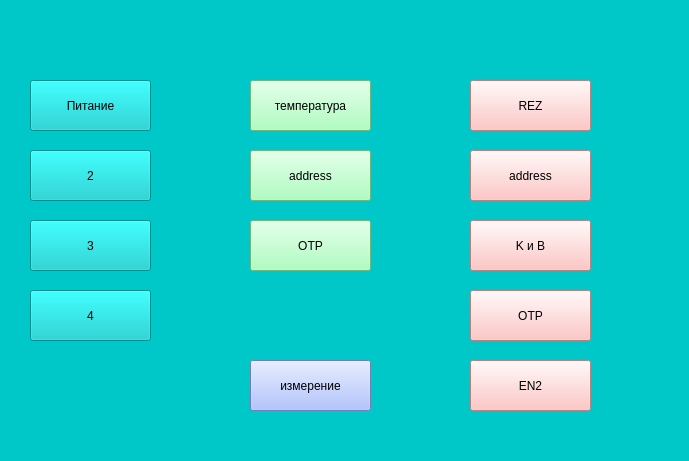
<?xml version="1.0" encoding="UTF-8"?>
<ui version="4.0">
 <class>CommandsOneWireOldWindow</class>
 <widget class="QMainWindow" name="CommandsOneWireOldWindow">
  <property name="geometry">
   <rect>
    <x>0</x>
    <y>0</y>
    <width>689</width>
    <height>461</height>
   </rect>
  </property>
  <property name="minimumSize">
   <size>
    <width>689</width>
    <height>461</height>
   </size>
  </property>
  <property name="maximumSize">
   <size>
    <width>689</width>
    <height>461</height>
   </size>
  </property>
  <property name="windowTitle">
   <string>MainWindow</string>
  </property>
  <property name="styleSheet">
   <string notr="true">background-color: rgb(0, 200, 200);</string>
  </property>
  <widget class="QWidget" name="centralwidget">
   <widget class="QPushButton" name="vddButton">
    <property name="geometry">
     <rect>
      <x>30</x>
      <y>80</y>
      <width>121</width>
      <height>51</height>
     </rect>
    </property>
    <property name="styleSheet">
     <string notr="true"/>
    </property>
    <property name="text">
     <string>Питание</string>
    </property>
   </widget>
   <widget class="QPushButton" name="test2Button">
    <property name="geometry">
     <rect>
      <x>30</x>
      <y>150</y>
      <width>121</width>
      <height>51</height>
     </rect>
    </property>
    <property name="text">
     <string>2</string>
    </property>
   </widget>
   <widget class="QPushButton" name="test3Button">
    <property name="geometry">
     <rect>
      <x>30</x>
      <y>220</y>
      <width>121</width>
      <height>51</height>
     </rect>
    </property>
    <property name="text">
     <string>3</string>
    </property>
   </widget>
   <widget class="QPushButton" name="test4Button">
    <property name="geometry">
     <rect>
      <x>30</x>
      <y>290</y>
      <width>121</width>
      <height>51</height>
     </rect>
    </property>
    <property name="text">
     <string>4</string>
    </property>
   </widget>
   <widget class="QPushButton" name="readTempButton">
    <property name="geometry">
     <rect>
      <x>250</x>
      <y>80</y>
      <width>121</width>
      <height>51</height>
     </rect>
    </property>
    <property name="styleSheet">
     <string notr="true">background-color: rgb(152, 255, 176);</string>
    </property>
    <property name="text">
     <string>температура</string>
    </property>
   </widget>
   <widget class="QPushButton" name="readAddressButton">
    <property name="geometry">
     <rect>
      <x>250</x>
      <y>150</y>
      <width>121</width>
      <height>51</height>
     </rect>
    </property>
    <property name="styleSheet">
     <string notr="true">background-color: rgb(152, 255, 176);</string>
    </property>
    <property name="text">
     <string>address</string>
    </property>
   </widget>
   <widget class="QPushButton" name="readOTPButton">
    <property name="geometry">
     <rect>
      <x>250</x>
      <y>220</y>
      <width>121</width>
      <height>51</height>
     </rect>
    </property>
    <property name="styleSheet">
     <string notr="true">background-color: rgb(152, 255, 176);</string>
    </property>
    <property name="text">
     <string>OTP</string>
    </property>
   </widget>
   <widget class="QPushButton" name="writeREZButton">
    <property name="geometry">
     <rect>
      <x>470</x>
      <y>80</y>
      <width>121</width>
      <height>51</height>
     </rect>
    </property>
    <property name="styleSheet">
     <string notr="true">background-color: rgb(255, 183, 180);</string>
    </property>
    <property name="text">
     <string>REZ</string>
    </property>
   </widget>
   <widget class="QPushButton" name="writeAddressButton">
    <property name="geometry">
     <rect>
      <x>470</x>
      <y>150</y>
      <width>121</width>
      <height>51</height>
     </rect>
    </property>
    <property name="styleSheet">
     <string notr="true">background-color: rgb(255, 183, 180);</string>
    </property>
    <property name="text">
     <string>address</string>
    </property>
   </widget>
   <widget class="QPushButton" name="writeKAndBButton">
    <property name="geometry">
     <rect>
      <x>470</x>
      <y>220</y>
      <width>121</width>
      <height>51</height>
     </rect>
    </property>
    <property name="styleSheet">
     <string notr="true">background-color: rgb(255, 183, 180);</string>
    </property>
    <property name="text">
     <string>K и B</string>
    </property>
   </widget>
   <widget class="QPushButton" name="writeOTPButton">
    <property name="geometry">
     <rect>
      <x>470</x>
      <y>290</y>
      <width>121</width>
      <height>51</height>
     </rect>
    </property>
    <property name="styleSheet">
     <string notr="true">background-color: rgb(255, 183, 180);</string>
    </property>
    <property name="text">
     <string>OTP</string>
    </property>
   </widget>
   <widget class="QPushButton" name="writeEN2Button">
    <property name="geometry">
     <rect>
      <x>470</x>
      <y>360</y>
      <width>121</width>
      <height>51</height>
     </rect>
    </property>
    <property name="styleSheet">
     <string notr="true">background-color: rgb(255, 183, 180);</string>
    </property>
    <property name="text">
     <string>EN2</string>
    </property>
   </widget>
   <widget class="QPushButton" name="startButton">
    <property name="geometry">
     <rect>
      <x>250</x>
      <y>360</y>
      <width>121</width>
      <height>51</height>
     </rect>
    </property>
    <property name="styleSheet">
     <string notr="true">background-color: rgb(156, 179, 255);</string>
    </property>
    <property name="text">
     <string>измерение</string>
    </property>
   </widget>
  </widget>
  <widget class="QStatusBar" name="statusbar"/>
 </widget>
 <resources/>
 <connections/>
</ui>
